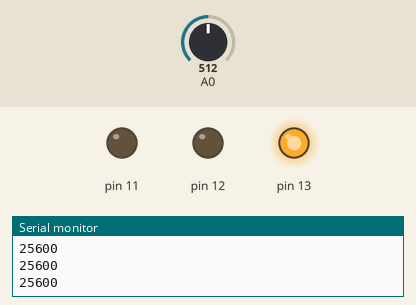
Bench run of a sketch on a simulated Arduino Uno, built with avr-gcc and run on an emulated ATmega328P. On the bench: output pins drawn as LEDs (lit = HIGH), the last lines printed to the serial monitor. The test bench sets the inputs (shaded band); at power-on: A0 = 512.

Above: at 1.2 s.
1.3 s: A0 set to 643
2.8 s: A0 set to 664
At 4.0 s:
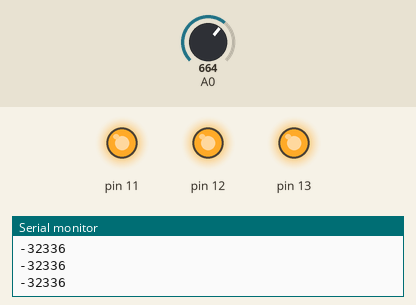
Timing chart, 0 to 5.8 s (numbered marks = the images above; inputs shaded):
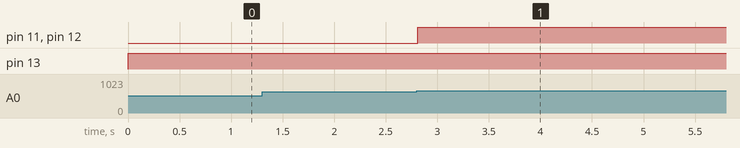

The sketch:

sound_reacting_led.ino
```cpp
int mic = A0;
int led = 13;
int led1 = 12;
int led2 = 11;

void setup()
{
 Serial.begin(9600);
 pinMode(13,OUTPUT);
 pinMode(12,OUTPUT);
 pinMode(11,OUTPUT);
}

void loop() {
  int value = analogRead(A0)*50;
  Serial.println(value);

  if (value >=390)
  {
   digitalWrite(13,HIGH);
  }

  else if (value <=350 && value >=90)
  {
   digitalWrite(12,HIGH);
  }

  else if (value >=30 && value <=90)
  {
   digitalWrite(11,HIGH);
  }

  else
  {
   digitalWrite(13,HIGH);
   digitalWrite(12,HIGH);
   digitalWrite(11,HIGH);
   }
 }
```

Measured:
- the behaviour switches between 655 and 656 on A0 (found by bisection; images 0 and 1)
- after the input at 2.8 s, pin 11, pin 12: LOW → HIGH at once
